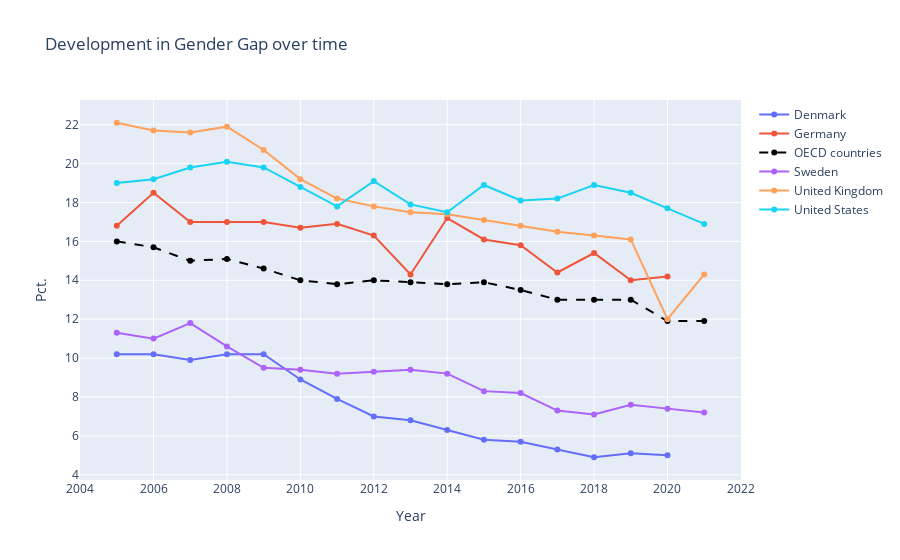

The cell this chart's notebook holds for it:
### Code cell
# Times series plot of the Gender Gap
import plotly.graph_objects as go

fig = go.Figure()

for country, df_c_g in df_c_g.groupby('Country'):
    if country == 'OECD countries':  # add condition to change line style for OECD countries
        fig.add_trace(go.Scatter(x=df_c_g['Year'], y=df_c_g['Gender_gap'], name=country, line=dict(color='black', dash='dash')))
    else:
        fig.add_trace(go.Scatter(x=df_c_g['Year'], y=df_c_g['Gender_gap'], name=country))

fig.update_layout(title='Development in Gender Gap over time',
                  xaxis_title='Year',
                  yaxis_title='Pct.')

fig.show()

### Figure 1 — Plotly figure (JSON) as saved in the notebook; plotly's stock layout.template omitted (floating-point values rounded to 4 significant figures)
{"data": [{"name": "Denmark", "type": "scatter", "x": [2005, 2006, 2007, 2008, 2009, 2010, 2011, 2012, 2013, 2014, 2015, 2016, 2017, 2018, 2019, 2020], "y": [10.2, 10.2, 9.9, 10.2, 10.2, 8.9, 7.9, 7, 6.8, 6.3, 5.8, 5.7, 5.3, 4.9, 5.1, 5]}, {"name": "Germany", "type": "scatter", "x": [2005, 2006, 2007, 2008, 2009, 2010, 2011, 2012, 2013, 2014, 2015, 2016, 2017, 2018, 2019, 2020], "y": [16.8, 18.5, 17, 17, 17, 16.7, 16.9, 16.3, 14.3, 17.2, 16.1, 15.8, 14.4, 15.4, 14, 14.2]}, {"line": {"color": "black", "dash": "dash"}, "name": "OECD countries", "type": "scatter", "x": [2005, 2006, 2007, 2008, 2009, 2010, 2011, 2012, 2013, 2014, 2015, 2016, 2017, 2018, 2019, 2020, 2021], "y": [16, 15.7, 15, 15.1, 14.6, 14, 13.8, 14, 13.9, 13.8, 13.9, 13.5, 13, 13, 13, 11.9, 11.9]}, {"name": "Sweden", "type": "scatter", "x": [2005, 2006, 2007, 2008, 2009, 2010, 2011, 2012, 2013, 2014, 2015, 2016, 2017, 2018, 2019, 2020, 2021], "y": [11.3, 11, 11.8, 10.6, 9.5, 9.4, 9.2, 9.3, 9.4, 9.2, 8.3, 8.2, 7.3, 7.1, 7.6, 7.4, 7.2]}, {"name": "United Kingdom", "type": "scatter", "x": [2005, 2006, 2007, 2008, 2009, 2010, 2011, 2012, 2013, 2014, 2015, 2016, 2017, 2018, 2019, 2020, 2021], "y": [22.1, 21.7, 21.6, 21.9, 20.7, 19.2, 18.2, 17.8, 17.5, 17.4, 17.1, 16.8, 16.5, 16.3, 16.1, 12, 14.3]}, {"name": "United States", "type": "scatter", "x": [2005, 2006, 2007, 2008, 2009, 2010, 2011, 2012, 2013, 2014, 2015, 2016, 2017, 2018, 2019, 2020, 2021], "y": [19, 19.2, 19.8, 20.1, 19.8, 18.8, 17.8, 19.1, 17.9, 17.5, 18.9, 18.1, 18.2, 18.9, 18.5, 17.7, 16.9]}], "layout": {"title": {"text": "Development in Gender Gap over time"}, "xaxis": {"title": {"text": "Year"}}, "yaxis": {"title": {"text": "Pct."}}}}
